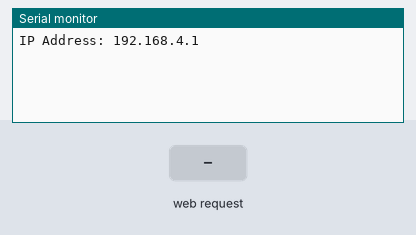
Recording of a sketch running on a simulated ESP8266 (NodeMCU). Shown: the last lines printed to the serial monitor. The test bench sets the inputs (shaded band). WiFi joins after 1.5 s; servers stay silent unless stated.

Above: at 3.2 s.
3.3 s: HTTP request GET /action_page received
At 4.5 s:
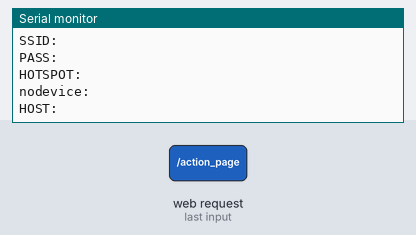
4.8 s: HTTP request GET /action_page?ssidNew=1 received
At 9.1 s:
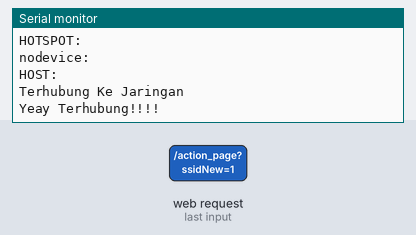

The sketch:

ssid_dinamis_esp8266.ino
```cpp
#include <ESP8266WiFi.h>
#include <WiFiClient.h>
#include <ESP8266WebServer.h>
#include "HTML.h"

// Konfigurasi WiFi
const char *ssid = "Mencari Korban Hack";
const char *password = "";

String ssidNew = "", passNew, hotspotNew, nodeviceNew, hostNew;

ESP8266WebServer server(80);

//== Rountin dieksekusi saat browser dibuka / page dipanggil ==//
void handleRoot(){
  server.send(200, "text/html", index_html);
}

void handleForm(){
  ssidNew = server.arg("ssidNew");
  passNew = server.arg("passNew");
  hotspotNew = server.arg("hotspot");
  nodeviceNew = server.arg("nodevice");
  hostNew = server.arg("host");

  Serial.println("");
  Serial.println("SSID: ");
  Serial.println(ssidNew);
  Serial.println("PASS: ");
  Serial.println(passNew);
  Serial.println("HOTSPOT: ");
  Serial.println(hotspotNew);
  Serial.println("nodevice: ");
  Serial.println(nodeviceNew);
  Serial.println("HOST: ");
  Serial.println(hostNew);
  Serial.println("");

  server.send(200, "text/html", sukses_html);
  delay(2000);    // Agar perangkat dapat mengirimkan data sebelum disconnect

  WiFi.softAPdisconnect(true);

  WiFi.mode(WIFI_STA);
  WiFi.begin(ssidNew, passNew);

  // Tunggu sampai terhubung
  while (WiFi.status() != WL_CONNECTED){
    delay(500);
    Serial.print(".");
  }

  Serial.println("");
  Serial.println("Terhubung Ke Jaringan");
}

void setup() {
  Serial.begin(115200);
  delay(1000);
  WiFi.softAP(ssid, password);
  IPAddress IP = WiFi.softAPIP();
  Serial.println("");
  Serial.print("IP Address: ");
  Serial.println(IP);

  server.on("/", handleRoot); // Routine untuk menghandle homepage
  server.on("/action_page", handleForm);

  server.begin(); // Mulai server
  delay(1000);
}

void loop() {
  if(ssidNew == ""){
    server.handleClient();
  } else {
    Serial.println("Yeay Terhubung!!!!");
    delay(1000);
  }
}
```

HTML.h
```cpp
const char index_html[] PROGMEM = R"rawliteral(
<!DOCTYPE html>
<html lang="en">

<head>
    <meta charset="UTF-8">
    <meta name="viewport" content="width=device-width, initial-scale=1.0">
    <title>SiAPP Config</title>
</head>

<body>
    <style>
        body {
            font-family: 'Courier New', Courier, monospace;
        }

        input[type=text],
        [type=password],
        [type=nodevice],
        [type=host],
        select
         {
            width: 100%;
            padding: 12px 20px;
            margin: 8px 0;
            display: inline-block;
            border: 1px solid #ccc;
            border-radius: 4px;
            box-sizing: border-box;
        }

        input[type=submit] {
            width: 100%;
            background-color: #4CAF50;
            color: white;
            padding: 14px 20px;
            margin: 8px 0;
            border: none;
            border-radius: 4px;
            cursor: pointer;
        }

        input[type=submit]:hover {
            background-color: #45A049;
        }

        div {
            border-radius: 5px;
            background-color: #f2f2f2;
            padding: 20px
        }
    </style>

    <h3>Konfigurasi SiAPP Device Scanner ID Card</h3>

    <div>
        <form action="/action_page">
            <label for="ssid">SSID</label>
            <input type="text" id="ssid" name="ssidNew" placeholder="SSID WiFi Anda">

            <label for="password">Password</label>
            <input type="password" id="password" name="passNew" placeholder="Kosongkan jika tidak menggunakan password">

            <label for="hotspot">Mode Hotspot Portal</label>
            <select name="hotspot" id="hotspot">
                <option value="">Tidak</option>
                <option value="hotspot">Ya</option>
            </select>

            <label for="nodevice">Nomor Device</label>
            <input type="text" id="nodevice" name="nodevice"
                placeholder="Nomor Device Harus diisi dengan nomor yang valid">

            <label for="host">HOST</label>
            <input type="text" id="host" name="host" placeholder="Alamat Host">

            <input type="submit" value="Simpan">
        </form>
    </div>
</body>

</html>
)rawliteral";
const char sukses_html[] PROGMEM = R"rawliteral(
<!DOCTYPE html>
<html lang="en">

<head>
    <meta charset="UTF-8">
    <meta name="viewport" content="width=device-width, initial-scale=1.0">
    <title>Save Config</title>
</head>
<style>
    div {
        position: fixed;
        top: 50%;
        left: 50%;
        margin-top: -100px;
        margin-left: -300px;
    }
</style>

<head>
    <title>Berhasil | SiAPP</title>
</head>

<body>
    <div>
        <h1>Pengaturan Berhasil Disimpan!</h1>
    </div>
</body>

</html>
)rawliteral";
```

Measured:
- after the input at 3.3 s, the serial monitor: prints a new line at once (image 1)
- after the input at 4.8 s, the serial monitor: prints a new line after 2.0 s (image 2)
